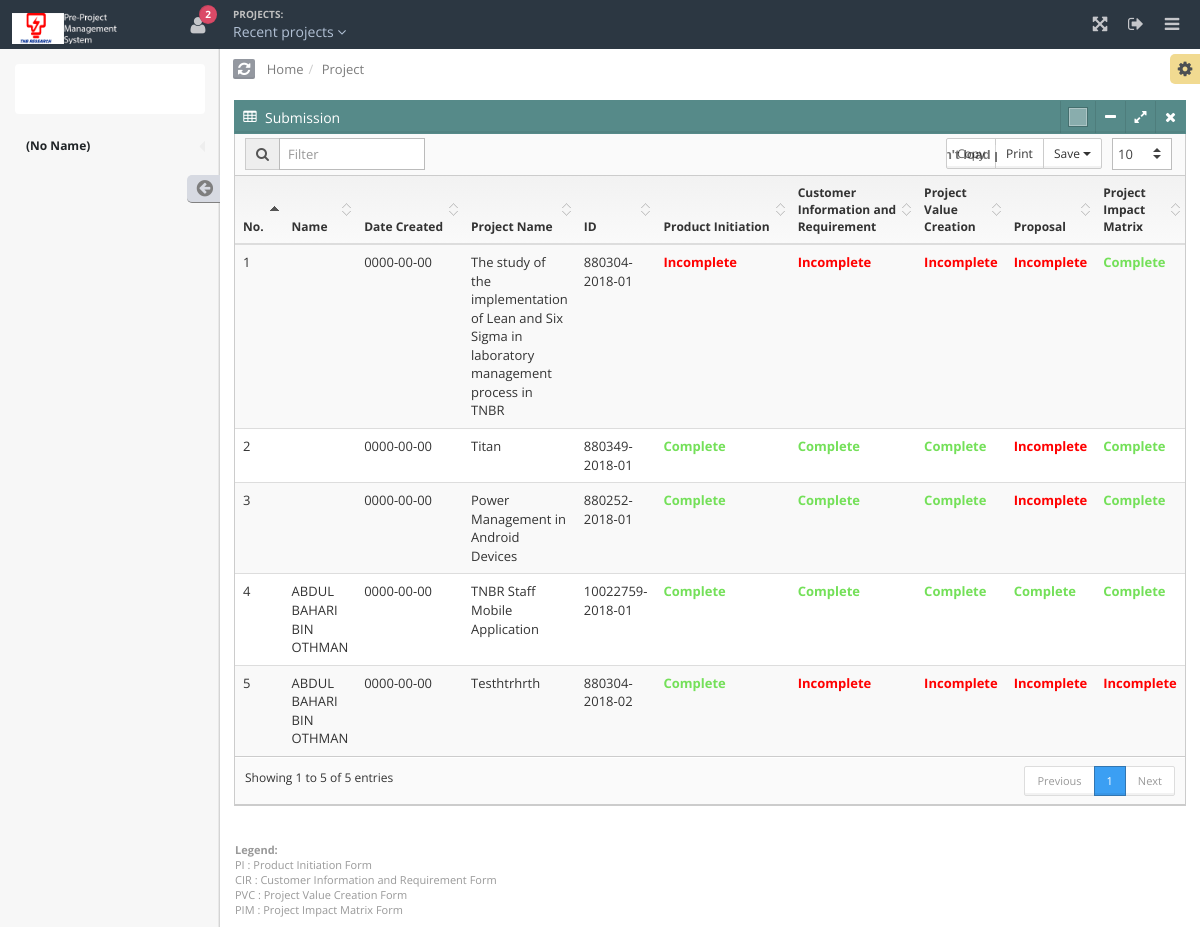
/manager.php, run on the app's committed database.
### tables this page shows
CREATE TABLE IF NOT EXISTS `project` (
  `id` int(15) NOT NULL AUTO_INCREMENT,
  `projectid` varchar(30) NOT NULL,
  `title` varchar(500) NOT NULL,
  `username` varchar(100) NOT NULL,
  `date_created` date NOT NULL,
  `pi_status` varchar(500) NOT NULL,
  `cir_status` varchar(500) NOT NULL,
  `pvc_status` varchar(500) NOT NULL,
  `proposal_status` varchar(500) NOT NULL,
  `pim_status` varchar(500) NOT NULL,
  `reviewer` varchar(500) NOT NULL,
  `date_send` date NOT NULL,
  `remarks` varchar(500) NOT NULL,
  `manager_status` varchar(500) NOT NULL,
  `approval_date` date NOT NULL,
  `upload_proposal_status` varchar(500) NOT NULL,
  PRIMARY KEY (`id`)
);

CREATE TABLE IF NOT EXISTS `staff` (
  `id` int(5) NOT NULL AUTO_INCREMENT,
  `name` varchar(60) NOT NULL DEFAULT '',
  `Username` varchar(50) NOT NULL DEFAULT '',
  `grade` varchar(20) NOT NULL DEFAULT '',
  `unit` varchar(50) NOT NULL DEFAULT '',
  `section` varchar(50) NOT NULL DEFAULT '',
  `birth_date` date NOT NULL DEFAULT '0000-00-00',
  `staff_no` varchar(20) NOT NULL DEFAULT '',
  `designation` varchar(50) NOT NULL DEFAULT '',
  `salary` float NOT NULL DEFAULT '0',
  `phone_ext` varchar(11) NOT NULL DEFAULT '',
  `handphone` varchar(20) NOT NULL DEFAULT '',
  `status` enum('Active','Not Active') NOT NULL DEFAULT 'Active',
  `reason` text NOT NULL,
  `type` enum('TNB','TNBR','SKPS') NOT NULL DEFAULT 'TNB',
  `mifareno` varchar(20) DEFAULT NULL,
  `level` varchar(35) NOT NULL DEFAULT 'Others',
  `s_attendance` int(1) NOT NULL DEFAULT '0',
  `username_tnb` text NOT NULL,
  PRIMARY KEY (`id`),
  KEY `st_mifareno` (`mifareno`)
);

### inc/config.ui.php (called while the page is built, shortened)
<?php
$breadcrumbs = array(
	"Home" => APP_URL
);
$page_css = array();
$no_main_header = false;
?>

### manager.php (the view, shortened to what this page needs)
<?php
require_once("inc/config.ui.php");
$page_title = "Project";
$page_css[] = "your_style.css";
include("inc/header.php");
$page_nav["manager"]["active"] = true;
include("inc/nav.php");
?>
<div id="main" role="main">
	<?php
		include("inc/ribbon.php");
	?>
	<div id="content">
		<section id="widget-grid" class="">
		<div class="row">
		<article class="col-xs-12 col-sm-12 col-md-12 col-lg-12">
					<div class="jarviswidget jarviswidget-color-teal" id="wid-id-3" data-widget-editbutton="false">
						<header>
							<span class="widget-icon"> <i class="fa fa-table"></i> </span>
							<h2>Submission</h2>
						</header>
						<div>
							<div class="widget-body no-padding">
								<div class="widget-body-toolbar">
								</div>
								<table id="datatable_tabletools" class="table table-striped table-hover">
									<thead>
										<tr>
											<th>No.</th>
											<th>Name</th>
											<th>Date Created</th>
											<th>Project Name</th>
											<th width=10%>ID</th>
											<th>Product Initiation</th>
											<th>Customer <br>Information and <br>Requirement</th>
											<th>Project <br>Value <br>Creation</th>
											<th>Proposal</th>
											<th>Project <br>Impact <br>Matrix</th>
										</tr>
									</thead>
									<tbody>
									<?php
									$q = "SELECT * FROM project WHERE reviewer = '$username'";
									$r = mysql_query($q);
									while ($row = mysql_fetch_array($r))
									{
										$projectid = $row['projectid'];
										$username = $row['username'];
										$title = $row['title'];
										$pi_status = $row['pi_status'];
										$cir_status = $row['cir_status'];
										$pvc_status = $row['pvc_status'];
										$proposal_status = $row['proposal_status'];
										$pim_status = $row['pim_status'];
										$date_send = $row['date_send'];
										$no++;
										$q2 ="
										SELECT name
										FROM staff
										WHERE Username = '$username'";
										$r2 = mysql_query($q2);
										while ($row = mysql_fetch_array($r2))
										{
											$name = $row['name'];
										}
									?>
										<tr>
											<td><?php echo $no; ?></td>
											<td><?php echo $name; ?></td>
											<td><?php echo $date_send; ?></td>
											<td><?php echo $title; ?></td>
											<td><?php echo $projectid; ?></td>
											<td><a href="pi.php?track=<?php echo $projectid; ?>"><?php echo $pi_status; ?></a></td>
											<td><a href="cir.php?track=<?php echo $projectid; ?>"><?php echo $cir_status; ?></a></td>
											<td><a href="pvc.php?track=<?php echo $projectid; ?>"><?php echo $pvc_status; ?></a></td>
											<td><a href="proposal.php?track=<?php echo $projectid; ?>"><?php echo $proposal_status; ?></a></td>
											<td><a href="pim.php?track=<?php echo $projectid; ?>"><?php echo $pim_status; ?></a></td>
										</tr>
									<?php } ?>
									</tbody>
								</table>
							</div>
						</div>
					</div>
				</article>
			</div>
			<div class="note">
			<strong>Legend:</strong><br>
			PI : Product Initiation Form<br>
			CIR : Customer Information and Requirement Form<br>
			PVC : Project Value Creation Form<br>
			PIM : Project Impact Matrix Form
			</div>
		</section>
	</div>
</div>
<?php
	include("inc/footer.php");
?>

### inc/header.php (shortened to what this page needs)
<!DOCTYPE html>
<html lang="en-us">
	<head>
		<link rel="stylesheet" type="text/css" media="screen" href="<?php echo ASSETS_URL; ?>/css/bootstrap.min.css">
		<link rel="stylesheet" type="text/css" media="screen" href="<?php echo ASSETS_URL; ?>/css/font-awesome.min.css">
		<link rel="stylesheet" type="text/css" media="screen" href="<?php echo ASSETS_URL; ?>/css/smartadmin-production.css">
		<link rel="stylesheet" type="text/css" media="screen" href="<?php echo ASSETS_URL; ?>/css/smartadmin-skins.css">
		<?php
			if ($page_css) {
				foreach ($page_css as $css) {
					echo '<link rel="stylesheet" type="text/css" media="screen" href="'.ASSETS_URL.'/css/'.$css.'">';
				}
			}
		?>
		<link rel="stylesheet" type="text/css" media="screen" href="<?php echo ASSETS_URL; ?>/css/demo.css">
	</head>
	<body class="smart-style-2"
	>
		<?php
			if (!$no_main_header) {
		?>
				<header id="header">
					<div id="logo-group">
						<span id="logo"> <img src="<?php echo ASSETS_URL; ?>/img/logo.png" alt="TNB Research"> </span>
						<span id="activity" class="activity-dropdown"> <i class="fa fa-user"></i> <b class="badge"> 2 </b> </span>
					</div>
					<div id="project-context">
						<span class="label">Projects:</span>
						<span id="project-selector" class="popover-trigger-element dropdown-toggle" data-toggle="dropdown">Recent projects <i class="fa fa-angle-down"></i></span>
					</div>
					<div class="pull-right">
						<div id="hide-menu" class="btn-header pull-right">
							<span> <a href="javascript:void(0);" title="Collapse Menu"><i class="fa fa-reorder"></i></a> </span>
						</div>
						<div id="logout" class="btn-header transparent pull-right">
							<span> <a href="<?php echo APP_URL; ?>/index.php" title="Sign Out" data-logout-msg="Are you sure you want to log out from this page? All unsaved changes will be lost. Press Yes to continue, or No to stay on the current page."><i class="fa fa-sign-out"></i></a> </span>
						</div>
						<div id="fullscreen" class="btn-header transparent pull-right">
							<span> <a href="javascript:void(0);" onclick="launchFullscreen(document.documentElement);" title="Full Screen"><i class="fa fa-fullscreen"></i></a> </span>
						</div>
					</div>
				</header>
		<?php
			}
		?>

### inc/nav.php (shortened to what this page needs)
<?php
$username = $_SESSION['username'];
?>
		<aside id="left-panel">
			<div class="login-info">
				<span>
				</span>
			</div>
			<nav>
				<ul>
					<?php
						foreach ($page_nav as $key => $nav_item) {
							$nav_htm = '';
							$url = isset($nav_item["url"]) ? $nav_item["url"] : "#";
							$icon_badge = isset($nav_item["icon_badge"]) ? '<em>'.$nav_item["icon_badge"].'</em>' : '';
							$icon = isset($nav_item["icon"]) ? '<i class="fa fa-lg fa-fw '.$nav_item["icon"].'">'.$icon_badge.'</i>' : "";
							$nav_title = isset($nav_item["title"]) ? $nav_item["title"] : "(No Name)";
							$label_htm = isset($nav_item["label_htm"]) ? $nav_item["label_htm"] : "";
							$nav_htm .= '<a href="'.$url.'" title="'.$nav_title.'">'.$icon.' <span class="menu-item-parent">'.$nav_title.'</span>'.$label_htm.'</a>';
							echo '<li '.(isset($nav_item["active"]) ? 'class = "active"' : '').'>'.$nav_htm.'</li>';
						}
					?>
				</ul>
			</nav>
			<span class="minifyme"> <i class="fa fa-arrow-circle-left hit"></i> </span>
		</aside>

### inc/ribbon.php
<div id="ribbon">
	<span class="ribbon-button-alignment"> <span id="refresh" class="btn btn-ribbon" data-title="refresh"  rel="tooltip" data-placement="bottom" data-original-title="<i class='text-warning fa fa-warning'></i> Warning! This will reset all your widget settings." data-html="true"><i class="fa fa-refresh"></i></span> </span>
	<ol class="breadcrumb">
		<?php
			foreach ($breadcrumbs as $display => $url) {
				$breadcrumb = $url != "" ? '<a href="'.$url.'">'.$display.'</a>' : $display;
				echo '<li>'.$breadcrumb.'</li>';
			}
			echo '<li>'.$page_title.'</li>';
		?>
	</ol>
</div>

### inc/footer.php (shortened to what this page needs)
	</body>
</html>

### css/smartadmin-skins.css (style rules this page uses)
body.smart-style-2 { background:#fff; }
.smart-style-2 #header, .smart-style-2 .inbox-footer, .smart-style-2 .superbox-show { background-image:none; background-color: #2C3742; }
.smart-style-2 #project-context>:first-child { text-shadow:none; }
.smart-style-2 #project-selector { color: #B2C1D5; }
.smart-style-2 #logo-group span#activity { background:none !important; border:none !important; color:#C5C6CA; }
.smart-style-2 .btn-header>:first-child>a { background:none; border:none !important; color: #C5C6CA; box-shadow:none !important; }
.smart-style-2 #ribbon { background:#fff; }
.smart-style-2 .btn.btn-ribbon { background: #9498A0; }
.smart-style-2 #ribbon .breadcrumb li:last-child, .smart-style-2 #ribbon .breadcrumb>.active, .smart-style-2 #ribbon .breadcrumb, .smart-style-2 #ribbon .breadcrumb a { color: #7C7C7C !important; }
.smart-style-2 aside { background: #F7F7F7; background: -webkit-gradient(linear,left top,right top,color-stop(99%,#F7F7F7),color-stop(100%,#CACACA)); background: -webkit-linear-gradient(left,#F7F7F7 99%,#CACACA 100%); background: -webkit-gradient(linear,top left,top right,from(#F7F7F7),to(#CACACA)); background: linear-gradient(to right,#F7F7F7 99%,#CACACA 100%); min-height: 100%; }
.smart-style-2 #left-panel { padding:15px; }
.smart-style-2 #logo-group>span .badge { background: #008DC4; }
.smart-style-2 .login-info span, .smart-style-2 .login-info { border: 0 !important; box-shadow:none !important; }
.smart-style-2 .login-info span { padding: 5px 10px 7px; background: #FFF; border-radius: 4px; }
.smart-style-2 .login-info { margin-bottom:7px !important; height:auto; }
.smart-style-2 nav ul li a { color: #69737A !important; font-size:12px !important; }
.smart-style-2 nav > ul > li > a { padding-top:16px; padding-bottom:16px; }
.smart-style-2 nav ul li.open>a, .smart-style-2 nav ul li.open>a b, .smart-style-2 nav ul .active>a { color: #202427 !important; font-weight: bold; }
.smart-style-2 .bg-color-red { background: #DB4A67 !important; }
.smart-style-2 .minifyme { background: #D7DAE2; border-bottom: 1px solid #818181; color: #7E7E7E; }

### data on the page
project: date_send "0000-00-00", title "The study of the implementation of Lean and Six Sigma in laboratory management process in TNBR", projectid "880304-2018-01", pi_status "Incomplete", cir_status "Incomplete", pvc_status "Incomplete", proposal_status "Incomplete", pim_status "Complete"
project: date_send "0000-00-00", title "Titan", projectid "880349-2018-01", pi_status "Complete", cir_status "Complete", pvc_status "Complete", proposal_status "Incomplete", pim_status "Complete"
project: date_send "0000-00-00", title "Power Management in Android Devices", projectid "880252-2018-01", pi_status "Complete", cir_status "Complete", pvc_status "Complete", proposal_status "Incomplete", pim_status "Complete"
project: staff.name "ABDUL BAHARI BIN OTHMAN", date_send "0000-00-00", title "TNBR Staff Mobile Application", projectid "10022759-2018-01", pi_status "Complete", cir_status "Complete", pvc_status "Complete", proposal_status "Complete", pim_status "Complete"
project: date_send "0000-00-00", title "Testhtrhrth", projectid "880304-2018-02", pi_status "Complete", cir_status "Incomplete", pvc_status "Incomplete", proposal_status "Incomplete", pim_status "Incomplete"
staff: name "ABDUL BAHARI BIN OTHMAN"

### other printed values
$nav_title "(No Name)"
$display "Home"
$page_title "Project"
